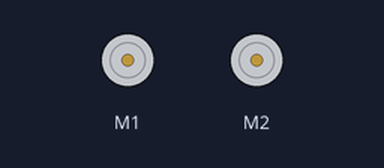
Simulated run of this sketch. Board: Arduino Uno, built with avr-gcc and run on an emulated ATmega328P. Parts: 2 × DC motor (green arrow = forward, orange = backward, longer = faster). What the sketch prints to the serial monitor is not drawn.

Above: at 2.5 s.
At 6.0 s:
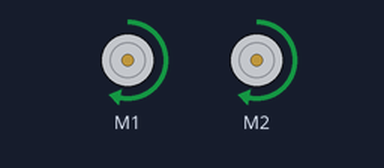
Timing chart, 0 to 9.1 s (numbered marks = the images above):
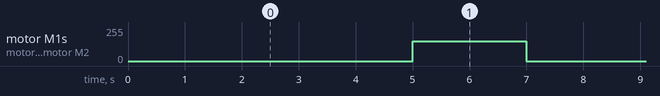

The sketch:

sketch_mar16a.ino
```cpp
#include <AFMotor.h>

AF_DCMotor motor1(1); // create motor #2, 64KHz pwm
AF_DCMotor motor2(2); // create motor #2, 64KHz pwm

void setup() {
  Serial.begin(9600);           // set up Serial library at 9600 bps
  Serial.println("Motor test!");

  motor1.setSpeed(150);     // set the speed to 200/255
  motor2.setSpeed(150);     // set the speed to 200/255
}

void loop() {
  Serial.print("tick");

  motor1.run(RELEASE);      // turn it on going forward
  motor2.run(RELEASE);      // turn it on going forward
  delay(5000);
  motor1.run(FORWARD);      // stopped
  motor2.run(FORWARD);      // stopped
  delay(2000);
//
//  Serial.print("tock");
//  motor.run(BACKWARD);     // the other way
//  delay(1000);
//
//  Serial.print("tack");
//  motor.run(RELEASE);      // stopped
//  delay(1000);
}
```

Measured:
- by itself, motor M1, motor M2: alternates forward 150/255 for 2.0 s and stopped for 5.0 s
